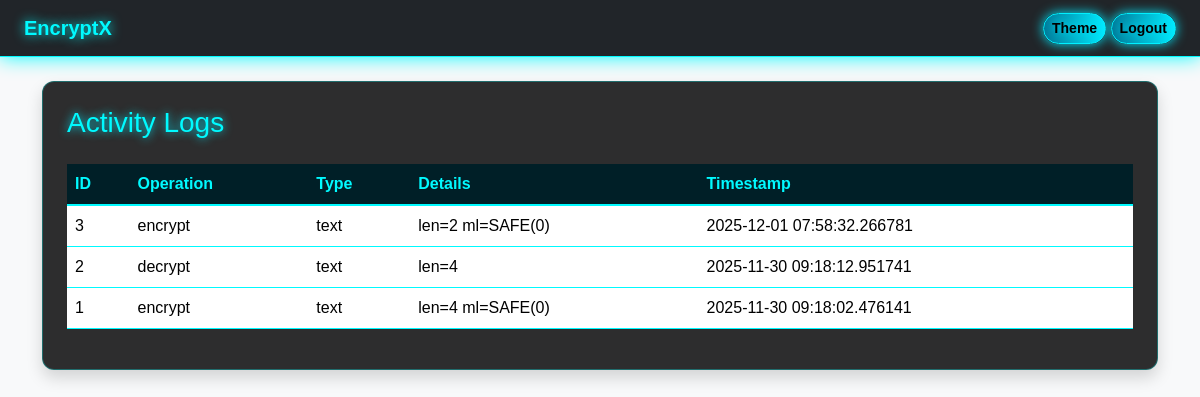
The app's page /logs (signed in) with its own data.
### models.py (models this page shows)
class OperationLog(db.Model):
    id = db.Column(db.Integer, primary_key=True)
    user_id = db.Column(db.Integer, nullable=False)
    operation = db.Column(db.String(50))
    data_type = db.Column(db.String(50))
    details = db.Column(db.String(500))
    timestamp = db.Column(db.DateTime, default=datetime.utcnow)

### app.py (the view)
@app.route("/logs")
@login_required
def logs_view():
    logs = OperationLog.query.filter_by(user_id=current_user.id).order_by(OperationLog.id.desc()).all()
    return render_template("logs.html", logs=logs, theme=current_user.theme)

### app.py (called while the page is built)
@login_manager.user_loader
def load_user(user_id):
    return User.query.get(int(user_id))

### templates/logs.html
{% extends "layout.html" %}
{% block content %}
<div class="card shadow p-4">
    <h3>Activity Logs</h3>
    <table class="table mt-3">
        <thead class="table-dark">
            <tr>
                <th>ID</th>
                <th>Operation</th>
                <th>Type</th>
                <th>Details</th>
                <th>Timestamp</th>
            </tr>
        </thead>
        <tbody>
            {% for log in logs %}
            <tr>
                <td>{{ log.id }}</td>
                <td>{{ log.operation }}</td>
                <td>{{ log.data_type }}</td>
                <td>{{ log.details }}</td>
                <td>{{ log.timestamp }}</td>
            </tr>
            {% endfor %}
        </tbody>
    </table>
</div>
{% endblock %}

### static/neon.css (style rules this page uses)
body { background: #020202; color: #e2e2e2; font-family: "Poppins", sans-serif; }
.card { background: rgba(10, 10, 10, 0.85); border: 1px solid rgba(0, 255, 255, 0.3); box-shadow: 0 0 15px rgba(0, 255, 255, 0.4); border-radius: 12px; transition: 0.4s; }
h1, h2, h3, h4, h5 { color: #00faff; text-shadow: 0 0 10px #00eaff; }
.table { color: #00faff; border-color: #00faff; }
.table-dark th { background: #001f27 !important; color: #00faff !important; border-bottom: 2px solid #00faff; }

### records on screen
OperationLog: id "3", operation "encrypt", data_type "text", details "len=2 ml=SAFE(0)", timestamp "2025-12-01 07:58:32.266781"
OperationLog: id "2", operation "decrypt", data_type "text", details "len=4", timestamp "2025-11-30 09:18:12.951741"
OperationLog: id "1", operation "encrypt", data_type "text", details "len=4 ml=SAFE(0)", timestamp "2025-11-30 09:18:02.476141"
